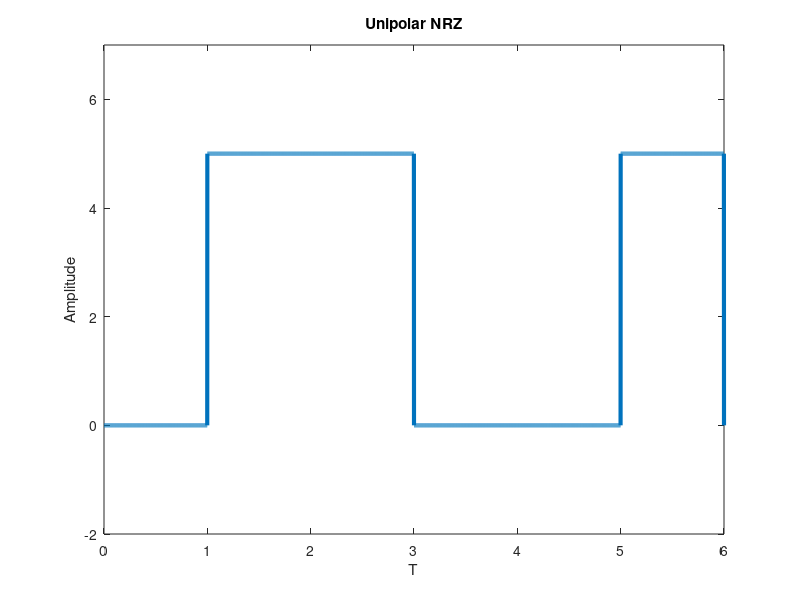

Here is the MATLAB script that generated this plot:
% Unipolar NRZ

% modulation
% bits = input('prompt')
bits = [0, 1, 1, 0, 0, 1];
voltage = 5;
bitrate = 1;
n = 1000; % sampling frequency
T = length(bits)/bitrate; % total time
N = n*length(bits); % total sampling no.
dt = T/N; % time for each sample point
t = 0:dt:T;
x = zeros(1, length(t));

for i = 1:length(bits)
    if bits(i) == 1
      x((i-1)*n+1:i*n) = voltage;
    endif
endfor

plot(t, x, 'linewidth', 3);
ylim([-2, 7]);
xlabel('T');
ylabel('Amplitude');
title('Unipolar NRZ');

% demodulation
index = 0;

for i = 1:length(t)
  if t(i) > index
    index = index + 1;
    result(index) = x(i)/voltage;
  endif
endfor

disp('Unipolar NRZ decoding');
disp(result)
